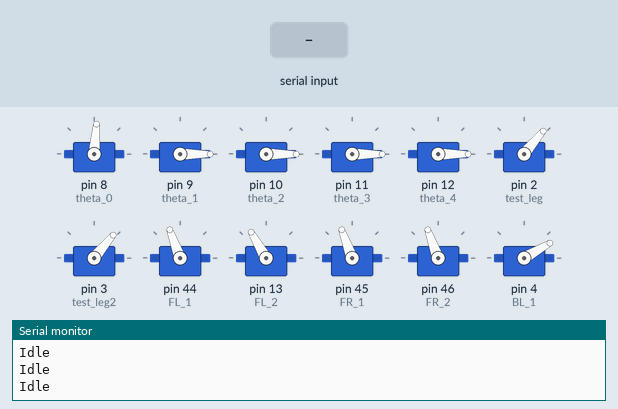
Recording of a sketch running on a simulated Arduino Mega 2560, built with avr-gcc and run on an emulated ATmega2560. Parts: 12 × servo, the last lines printed to the serial monitor. Inputs (shaded band) come from the test bench.

Above: at 1.6 s.
1.7 s: "m4\n" received over Serial
At 2.28 s:
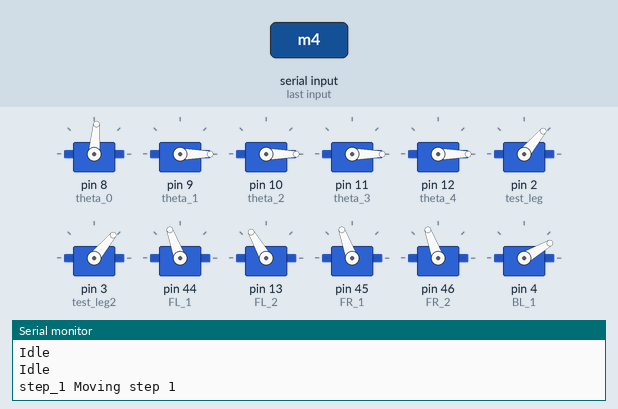
4.7 s: "m5\n" received over the second serial link
At 5.75 s:
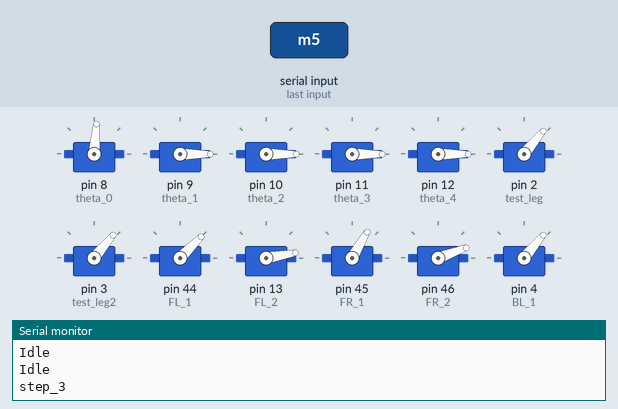
9.9 s: "m3\n" received over the second serial link
At 11.5 s:
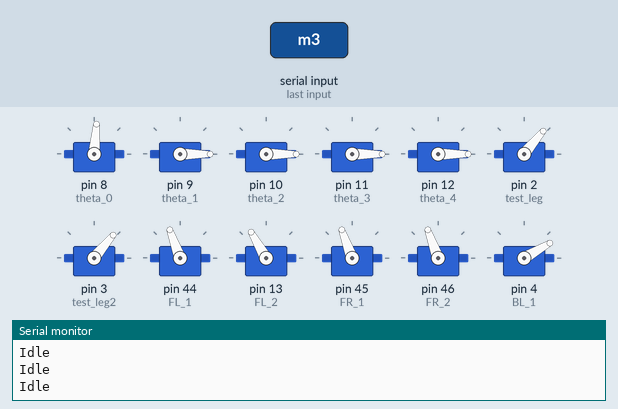
Timing chart, 0 to 13.0 s (numbered marks = the images above; inputs shaded):
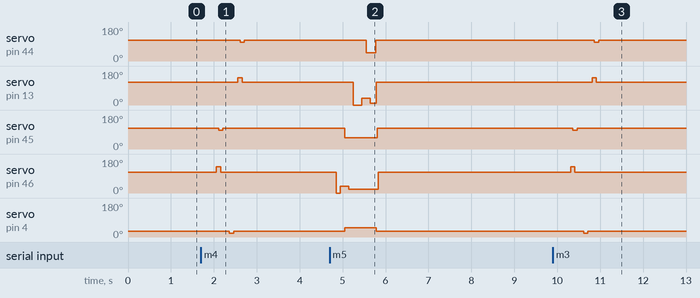

The sketch:

robot.ino
```cpp
#include <Servo.h>
#include <Wire.h>
#include <Adafruit_PWMServoDriver.h>

#define fast 1
#define slow 0


unsigned int pos0=103; // ancho de pulso en cuentas para pocicion 0°
unsigned int pos180=512; // ancho de pulso en cuentas para la pocicion 180°
Adafruit_PWMServoDriver quad_servos = Adafruit_PWMServoDriver(0x40);

const int idle = 0;
const int arm = 10;
const int robot =  20;
const int  step_1 = 30;
const int  reset_orig = 40;
const int  orig = 50;
const int step_2 = 60;
const int step_3 = 70;
const int right = 80;
const int left = 90;


Servo theta_0;  // create servo object to control a servo
Servo theta_1;  // create servo object to control a servo
Servo theta_2;  // create servo object to control a servo
Servo theta_3;  // create servo object to control a servo
Servo theta_4;  // create servo object to control a servo
Servo gripper;  // create servo object to control a servo
Servo test_leg;
Servo test_leg2;
Servo FL_0;
Servo FL_1;
Servo FL_2;

Servo FR_0;
Servo FR_1;
Servo FR_2;

Servo BL_0;
Servo BL_1;
Servo BL_2;

Servo BR_0;
Servo BR_1;
Servo BR_2;
// Constantes de origen

int origin_FR_1 = 20+90;
int origin_FR_2 = 110;

int origin_FL_1 = 90 +20;
int origin_FL_2 = 120; // LOW 40

int origin_BR_1 = 27;
int origin_BR_2 = 110;

int origin_BL_1 = 30;
int origin_BL_2 = 120;


// Movimientos
int move1 = -11;
int move2 = 30;

int move1b = -11;
int move2b = 30;

int steps = 1;

int delay_ms = 50;
int delay_ms2 = 80;
int origin_FR_0 = 5;

int move_FR1 = origin_FR_1 + move1;

int move_FR2 = origin_FR_2 + move2;


int move_FL1 = origin_FL_1 + move1;
int move_FL2 = origin_FL_2 + move2-5;


int move_BR1 = origin_BR_1 + move1b;
int move_BR2 = origin_BR_2 + move2b;


int move_BL1 = origin_BL_1 + move1b;
int move_BL2 = origin_BL_2 + move2b;


int origin_m0 = 85;
int origin_m1 = 0;
int origin_m2 = 0;
int origin_m3 = 0;
int origin_m4 = 0;
int EF_Open = 200;
int EF_Close = 200;
int arm_joint[6] ={origin_m0,origin_m1,origin_m2,origin_m3,origin_m4};

int quad_joint[12] ={0};

int arm_joint_past[6] ={origin_m0,origin_m1,origin_m2,origin_m3,origin_m4};
int quad_joint_past[12] ={0};
int Index = 0;

unsigned long MOVING_TIME = 2500; // moving time is 3 seconds
unsigned long moveStartTime;

int command = idle;
bool isValidCommand(const String& s) {
  // Ajusta esta lista según tus comandos reales
  if (s == "m2" || s == "m3" || s == "m4" || s == "m5"
      || s == "r"  || s == "l"
      || s == "reset" || s == "origin") return true;
  if (s.startsWith("ARM,"))     return true;  // ARM,10,20,30,40,50,60
  return false;
}
void move_FR(){

   delay(delay_ms);
  FR_2.write(move_FR2 );
  delay(delay_ms);
  FR_1.write(move_FR1);
  delay(delay_ms);
  FR_2.write(origin_FR_2);
  delay(delay_ms);
  FR_1.write(origin_FR_1);
  delay(delay_ms);
}
void move_BL(){
  // STEP LEG BL
   delay(delay_ms);

  BL_2.write(move_BL2);
  delay(delay_ms);
  BL_1.write(move_BL1);
  delay(delay_ms);
  BL_2.write(origin_BL_2);
  delay(delay_ms);
  BL_1.write(origin_BL_1);
  delay(delay_ms);


}
void move_BR(){
  // STEP LEG BR
  delay(delay_ms);
  BR_2.write(move_BR2);
  delay(delay_ms);
  BR_1.write(move_BR1);
  delay(delay_ms);
  BR_2.write(origin_BR_2);
  delay(delay_ms);
  BR_1.write(origin_BR_1);
  delay(delay_ms);
}
void move_FL(){

   delay(delay_ms);
   FL_2.write(move_FL2 );

  delay(delay_ms);
  FL_1.write(move_FL1);
  delay(delay_ms);
  FL_2.write(origin_FL_2 );

  delay(delay_ms);
  FL_1.write(origin_FL_1);
  delay(delay_ms);
}

void move_step_1(){
  Serial.println("Moving step 1");
  // Step ONE
  // ORIGIN IS

  //move_pos();


  move_BR();
  Serial1.println("BR");

  move_FR();
  Serial1.println("FR");

  move_BL();
  Serial1.println("BL");
  move_FL();
  Serial1.println("FL");

 // return_up();
 // origin();

  /*move_pos();
  delay(200);
  return_up();
  delay(200);*/
  Serial.println("Finish step 1");

}
void move_step_2(){

  for(int i = 0; i<20;i++){

    move_step_1();
  }
  origin();
}
void moveServo(Servo& servo,int  angle, int past_angle){
  unsigned long progress = millis() - moveStartTime;
  int move = past_angle -angle;
  Serial.print("New angle");
  Serial.print(angle);
  Serial.print("Current angle");
  Serial.println(past_angle);
  if (angle == past_angle){
    return;
  }

  if ( move <  0){
    move = move*-1;
  }
  if ( move < 20 ){
    MOVING_TIME = 500;
  }
  else {
    MOVING_TIME = 2500;
  }
  MOVING_TIME = 2500;
  moveStartTime = millis();
  progress = 0;
  while (progress <= MOVING_TIME) {
    progress = millis() - moveStartTime;
    long ang = map(progress, 0, MOVING_TIME, past_angle, angle);
    servo.write(ang);


  }
}
void move_step_3(){

  // STEP LEG FR  // STEP LEG bL
  FR_2.write(0);
  BL_2.write(0);
  delay(100);
  FR_2.write(35);
  BL_2.write(35);
  delay(100);
  FR_1.write(60);
  BL_1.write(50);
  delay(100);
  FR_2.write(20);
  BL_2.write(10);
  delay(100);


 // STEP LEG BR  // STEP LEG FL
  BR_2.write(0);
  FL_2.write(0);
  delay(100);
  FL_2.write(0);
  delay(100);
  BR_2.write(35);
  FL_2.write(35);
  delay(100);
  BR_1.write(55);
  FL_1.write(45);
  delay(100);
  BR_2.write(10);
  FL_2.write(10);
  delay(100);


  origin2();

  Serial.println("Finish step 1");
}

void move_left(){
  move_FR();
  delay(100);
  move_BR();
  delay(100);
  origin2();
}
void move_right(){
  move_FL();
  delay(100);
  move_BL();
  delay(100);
  origin2();
}
void moveArm2(){
  Serial.println("Moving arm");
  delay(2500);

}
void sit(){
 // STEP LEG FR  // STEP LEG bL
  FR_1.write(150);
  FL_1.write(150);
  delay(3000);
  BR_1.write(150);
  BL_1.write(150);

}
void moveQuad(){
  Serial.println("Moving quad");

  delay(1000);
  Serial.println("Finish armm");

}
void moveArm(){

  //theta_0.write(arm_joint[0]);
  // Mapea linealmente de 103-520  →  0-180


  arm_joint[0] = origin_m0 + arm_joint[0]-1;
  arm_joint[1] = origin_m1 + arm_joint[1]+7;
  arm_joint[2] = origin_m2 + arm_joint[2] - 27;
  if ( arm_joint[3] < 35){
     arm_joint[3] = 45;
  }
  else
  {
     arm_joint[3] = origin_m3 + arm_joint[3]+15;
  }


  moveServo(theta_0, arm_joint[0],arm_joint_past[0]);

  moveServo(theta_3, arm_joint[3],arm_joint_past[3]);
 theta_4.write(arm_joint[4]);


  arm_joint[1] = arm_joint[1];
  arm_joint[2] = arm_joint[2];

  if(arm_joint[1] < 0)
  {
    arm_joint[1] = 0;
  }

  if(arm_joint[2] < 0)
  {
    arm_joint[2] = 0;
  }
  moveServo(theta_1,arm_joint[1],arm_joint_past[1]);
  //theta_1.write(arm_joint[1]);
  delay(100);
  // theta_2.write(arm_joint[2]);
  moveServo(theta_2,arm_joint[2],arm_joint_past[2]);
  delay(100);


  delay(100);
  Serial.println("Finish armm");

  Serial.println(arm_joint_past[0]);


  if (arm_joint[5] == 0)
  {
    Serial.println("Open EF");
    quad_servos.setPWM(8, 0, EF_Open); // EF
    delay(100);
  }
  else
  {
    Serial.println("CLose EF");
    quad_servos.setPWM(8, 0, 320); // EF
    delay(100);
  }
  arm_joint_past[0] =  arm_joint[0];
  arm_joint_past[1] = arm_joint[1];
  arm_joint_past[2] = arm_joint[2];
  arm_joint_past[3] = arm_joint[3];
  arm_joint_past[4] = arm_joint[4];


}

// ang  is calculated as the 4096*(duty*f(Hz)/1000)
// Servos frecuency 50
// Cero position is at 0.5 ms   down = 103
// 180 position is at 2.5 ms down  = 520

void setServo(uint8_t n_servo, int angulo) {
  int duty;
  duty=map(angulo,0,180,pos0, pos180);
  quad_servos.setPWM(n_servo, 0, duty);
}
int BL_00 = 160;
int BR_00 = 170;
void setup() {

  Serial.begin(9600);
  Serial1.begin(9600);
  Serial.setTimeout(50);
  Serial1.setTimeout(5);
   //pinMode(13, OUTPUT);
 // digitalWrite(13, LOW);
  int minPulse = 1000; // minimum servo position, us (microseconds) (Original program was 640)
  int maxPulse = 2000; // maximum servo position, us (original program was 2400)
  theta_0.attach(8,minPulse,maxPulse);  // attaches the servo on pin 9 to the servo object
  theta_1.attach(9);
  theta_2.attach(10);
  theta_3.attach(11);
  theta_4.attach(12);
  test_leg.attach(2);
  test_leg2.attach(3);


  FL_1.attach(44);
  FL_2.attach(13);

  FR_1.attach(45);
  FR_2.attach(46);


  BL_1.attach(4);
  BL_2.attach(5);

  BR_1.attach(6);
  BR_2.attach(7);
  //gripper.attach(12);


  theta_0.write(origin_m0);

  theta_1.write(origin_m1);

  theta_2.write(origin_m2);

  theta_3.write(origin_m3);

  theta_4.write(origin_m4);

  FL_1.write(origin_FL_1);

  FL_2.write(origin_FL_2);

  BL_1.write(origin_BL_1);

  BL_2.write(origin_BL_2);

  FR_1.write(origin_FR_1);

  FR_2.write(origin_FR_2);

  BR_1.write(origin_BR_1);

  BR_2.write(origin_BR_2);


  test_leg2.write(50); // FL
  test_leg.write(50); // FL
  //setServo(0,0); // BR
  // setServo(1,0); // BL
  //gripper.write(0);


  quad_servos.begin();
  quad_servos.setPWMFreq(60);
  //quad_servos.setPWM(6, 0, 150); // S
  quad_servos.setPWM(11, 0, 150); // BR
  quad_servos.setPWM(12, 0, 170); // FR
  quad_servos.setPWM(1, 0, 180); // BL
  quad_servos.setPWM(8, 0,200);

  origin();


  Serial.println("Start Up");

}
//----- helper para partir "a,b,c" en enteros -----
int parseCSV(char *line, int *out, int maxLen) {
  int n = 0;
  for (char *tok = strtok(line, ","); tok && n < maxLen; tok = strtok(NULL, ",")) {
    out[n++] = atoi(tok);
  }
  return n;                           // nº de valores realmente leídos
}
void flushSerial1() {
  while (Serial1.available()) Serial1.read();
}
int repeat_gait = 0;
int current_gait = 0;
void loop() {


  String command_s = "";
  String command_s2 = "";

    if (Serial1.available() == 0) {command_s = "Idle";}     //wait for data available
    command_s =  Serial1.readStringUntil('\n');

      // Print the received string

  if (Serial.available() == 0) {command_s2 = "Idle";}     //wait for data available
    command_s2 =  Serial.readStringUntil('\n');

 Serial1.println("True");
  //Serial.println("This");
 /* command.trim();                        // remove any \r \n whitespace at the end of th|e String
  String motor = command.substring(0, 2); // first two posistions to define motor
  String motor2 = command.substring(1, 2); // first two posistions to define motor
  String angle = command.substring(2, 6); // position from  2 - 4 angle
  int movement_motor = angle.toInt();
  */
  /*Serial.print("Message from orange: ");
  Serial.println(command_s);
  Serial.print("Message from PC: ");
  Serial.println(command_s2); */
  if(command_s == "check")
  {
    Serial1.println("check");
  }
  switch (command) {

    case arm:

    if (command_s.length() > 0) {               // ha llegado la 2ª línea
      char buf[64];
      command_s.toCharArray(buf, sizeof(buf));  // String → char[]
      int vals[6];
      int x = 0;
      // 5 joints + tiempo
      if (parseCSV(buf, vals, 6) == 6) {        // todo correcto
        for (int i = 0; i <= 5; i++)
        {
          Serial.println(vals[i]);

          arm_joint[i] = vals[i]+x;

        }
        MOVING_TIME   = vals[5];

        moveStartTime = millis();
        moveArm();
        Serial1.println("True");
        Serial1.print("True");// respuesta OK
      } else {
        Serial1.println("False");               // formato erróneo
      }
      Serial1.println("True");
      Serial1.print("True");
      command = idle;                           // vuelve al estado inactivo
    }
    else if (command_s2.length() > 0) {               // ha llegado la 2ª línea
      char buf[64];
      command_s2.toCharArray(buf, sizeof(buf));  // String → char[]
      int vals[6];
       Serial.println("Move arm2");// 5 joints + tiempo
      if (parseCSV(buf, vals, 6) == 6) {        // todo correcto
        for (int i = 0; i <= 5; i++)
        {
          Serial.println(vals[i]);
          arm_joint[i] = vals[i];
        }
        MOVING_TIME   = vals[5];

        moveStartTime = millis();
        moveArm();
        Serial1.println("True");
        Serial1.print("True");// respuesta OK
      } else {
        Serial1.println("False");               // formato erróneo
      }
      Serial1.println("True");
      Serial1.print("True");
      command = idle;                           // vuelve al estado inactivo
    }
    break;

    case robot:
      Serial.print("robot ");
      if (Index < 12)
      {
        quad_joint[Index] = command_s.toInt();
        Index = Index +1;
      }
      else if (Index == 12){
        Index = 0;
        command = idle;
        MOVING_TIME = command_s.toInt();
        Serial1.print("RObot movements");
        for(int i =0;i<=11;i++){
          Serial1.println(quad_joint[i]);
        }
        quad_joint[3] = 40;
        moveStartTime = millis(); // start moving
        moveQuad();
        Serial.print("True");
        Serial1.println("True");
      }
    break;
    case step_1:
      Serial.print("step_1 ");
      Serial1.println("move");
      move_step_1();
      Serial1.println("True");
      Serial.print("True");
      command = idle;
    break;
    case step_2:
      Serial.print("step_2 ");
      Serial1.println("move");
      move_step_1();
      current_gait +=1;
      if ( current_gait <= 5 )
      {

        Serial1.println("True");
        Serial1.print("True");
        Serial.println("True");
        command = idle;
      }
      Serial.println("Gait");
      break;
    case step_3:
      Serial.print("step_3 ");
      move_step_3();
      Serial1.print("True");
      Serial.print("True");
      command = idle;
      break;
    case right:
      Serial.print("step_3 ");
      move_right();
      Serial1.print("True");
      Serial.print("True");
      command = idle;
      break;
    case left:

      Serial.print("step_3 ");
      move_left();
      Serial1.print("True");
      Serial.print("True");
      command = idle;
      break;
    case reset_orig:
      Serial.print("reset_orig ");
      reset_move();
      command = idle;
      Serial.print("True");
      Serial1.print("True");
    break;
    case orig:
      Serial.print("origin ");
      origin();
      command = idle;
      Serial.print("True");
      Serial1.println("True");

    case idle:
      Serial.println("Idle");
     Serial1.println("True");
     Serial1.print("True");
      if (command_s == "ARM" || command_s2 == "ARM"  )
      {
        command = arm;
        Serial.println("move ARM");
        Serial1.println("move");
      }
      else if (command_s == "m2" || command_s2 == "m2" )
      {
        command = robot;
      }
      else if (command_s == "m4" || command_s2 == "m4"  )
      {
        command = step_1;
        Serial1.println("move");
      }
      else if (command_s == "m3" )
      {
        command = step_2;
        Serial1.println("move");

      }
       else if (command_s == "m5" )
      {
        command = step_3;
      }
      else if (command_s == "r" )
      {
        command = right;
      }
      else if (command_s == "l" )
      {
        command = left;
      }
      else if (command_s == "reset" )
      {
        command = reset_orig;
      }
      else if (command_s == "origin"  || command_s2 == "origin"  )
      {
        command = orig;
        Serial1.println("move");
      }
      else if (command_s == "sit" ||command_s2 == "sit"  )
      {
        sit();
        command = orig;
        Serial1.println("move");
      }
    break;

    default:
       Serial.println("Idle");
       Serial1.println("True");
       Serial1.print("True");
       Serial1.println(" True");


  }
   if( command_s2 == "o" )
  {
    Serial.println("Open this");
    quad_servos.setPWM(8, 0, EF_Open); // EF
   move_step_1();


  }
  if( command_s2 == "c" )
  {
    Serial.println("Close this");
    quad_servos.setPWM(8, 0, EF_Close); // EF

   delay(2000);

    FL_1.write(0);

   delay(2000);

       FL_1.write(90);

  }


}


void origin(){
  Serial1.println("Origin M0");
  arm_joint[0] = origin_m0;
  arm_joint[1] = origin_m1;
  arm_joint[2] = origin_m2;
  arm_joint[3] = origin_m3;
  arm_joint[4] = origin_m4;
  delay(100);
  moveServo(theta_1,arm_joint[1],arm_joint_past[1]);
  moveServo(theta_2,arm_joint[2],arm_joint_past[2]);
  moveServo(theta_0, arm_joint[0],arm_joint_past[0]);
  moveServo(theta_3,arm_joint[3],arm_joint_past[3]);
  moveServo(theta_4,arm_joint[4],arm_joint_past[4]);
  Serial.println("Moving armm");

  Serial.println("Finish armm");

  arm_joint_past[0] =  arm_joint[0];
  arm_joint_past[1] = arm_joint[1];
  arm_joint_past[2] = arm_joint[2];
  arm_joint_past[3] = arm_joint[3];
  arm_joint_past[4] = arm_joint[4];


 Serial.println("1");
  FL_1.write(origin_FL_1);
  FL_2.write(origin_FL_2);

  delay(50);
  BL_1.write(origin_BL_1);
  BL_2.write(origin_BL_2);

  delay(50);
  FR_1.write(origin_FR_1);
  FR_2.write(origin_FR_2);

  delay(50);
  BR_1.write(origin_BR_1);
  BR_2.write(origin_BR_2);
  delay(50);


}
void origin2(){

  delay(20);
  FL_1.write(origin_FL_1);
  delay(20);
  FL_2.write(origin_FL_2);
  BL_1.write(origin_BL_1);
  delay(20);
  BL_2.write(origin_BL_2);
  FR_1.write(origin_FR_1);
  delay(20);
  FR_2.write(origin_FR_2);
  delay(20);
  BR_1.write(origin_BR_1);
  delay(20);
  BR_2.write(origin_BR_2);
  delay(20);
}
void reset_move(){
  Serial.println("Reset");


}
void move_pos(){
  FR_2.write(origin_FR_2+15);
  FL_2.write(origin_FR_2+15);
  BR_2.write(origin_FR_2+15);
  BL_2.write(origin_FR_2+15);
  delay(1000);
}

void return_up(){
 FR_1.write(origin_FR_1);
 FR_2.write(origin_FR_2);
 delay(50);
 BL_1.write(origin_BL_1);
 BL_2.write(origin_BL_2);
 delay(50);
 BR_1.write(origin_BR_1);
 BR_2.write(origin_BR_2);
 delay(50);
 FL_1.write(origin_FL_1);
 FL_2.write(origin_FL_2);
 delay(50);

}
```

Measured:
- after the input at 1.7 s, servo on pin 44 (FL_1): 110° → 99° after 0.91 s, → 110° 0.10 s later; servo on pin 13 (FL_2): 120° → 145° after 0.86 s, → 120° 0.10 s later
- after the input at 4.7 s, servo on pin 44 (FL_1): 110° → 45° after 0.85 s, → 110° 0.22 s later; servo on pin 13 (FL_2): 120° → 0° after 0.55 s, → 35° 0.20 s later, → 10° 0.20 s later, → 120° 0.14 s later
- after the input at 9.9 s, servo on pin 44 (FL_1): 110° → 99° after 0.96 s, → 110° 0.10 s later; servo on pin 13 (FL_2): 120° → 145° after 0.91 s, → 120° 0.10 s later
